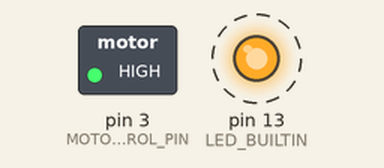
Recording of a sketch running on a simulated Arduino Uno, built with avr-gcc and run on an emulated ATmega328P. On the bench: switched loads named in the sketch (green lamp = pin HIGH), output pins drawn as LEDs (lit = HIGH). Dashed ring = blinking.

Above: at 0.1 s.
Timing chart, 0 to 40.0 s (numbered marks = the images above):
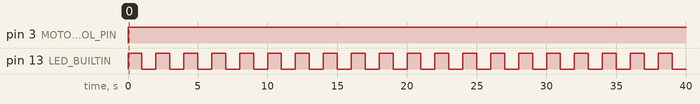

The sketch:

main.ino
```cpp
const int MOTOR_CONTROL_PIN = 3;
const unsigned long SECOND = 1000;
const unsigned long MINUTE = SECOND * 60;
const unsigned long HOUR = MINUTE * 60;

const unsigned long MOTOR_ON_DURATION = 45 * SECOND;
const unsigned long MOTOR_ON_INTERVAL = 2 * HOUR - MOTOR_ON_DURATION;
unsigned long nextMotorToggleTime = 0;

int motorState = LOW;
int ledState = LOW;

unsigned long nextLedToggleTime = 0;
const unsigned long LED_ON_OFF_INTERVAL = SECOND;

void setup() {
  pinMode(MOTOR_CONTROL_PIN, OUTPUT);
  pinMode(LED_BUILTIN, OUTPUT);
}

void toggleLed(unsigned long currentClock) {
  if (ledState == LOW) {
    ledState = HIGH;
  } else {
    ledState = LOW;
  }
  digitalWrite(LED_BUILTIN, ledState);
  nextLedToggleTime = currentClock + LED_ON_OFF_INTERVAL;
}

void toggleMotor(unsigned long currentClock) {
  if (motorState == LOW) {
    motorState = HIGH;
    nextMotorToggleTime = currentClock + MOTOR_ON_DURATION;
  } else {
    motorState = LOW;
    nextMotorToggleTime = currentClock + MOTOR_ON_INTERVAL;
  }
  digitalWrite(MOTOR_CONTROL_PIN, motorState);
}

void loop() {
  unsigned long currentClock = millis();
  if (currentClock >= nextLedToggleTime) {
    toggleLed(currentClock);
  }
  if (currentClock >= nextMotorToggleTime) {
    toggleMotor(currentClock);
  }
}
```

Measured:
- by itself, pin 3 (MOTOR_CONTROL_PIN): LOW → HIGH at 0.00 s
- by itself, pin 13 (LED_BUILTIN): alternates HIGH for 1.0 s and LOW for 1.0 s
